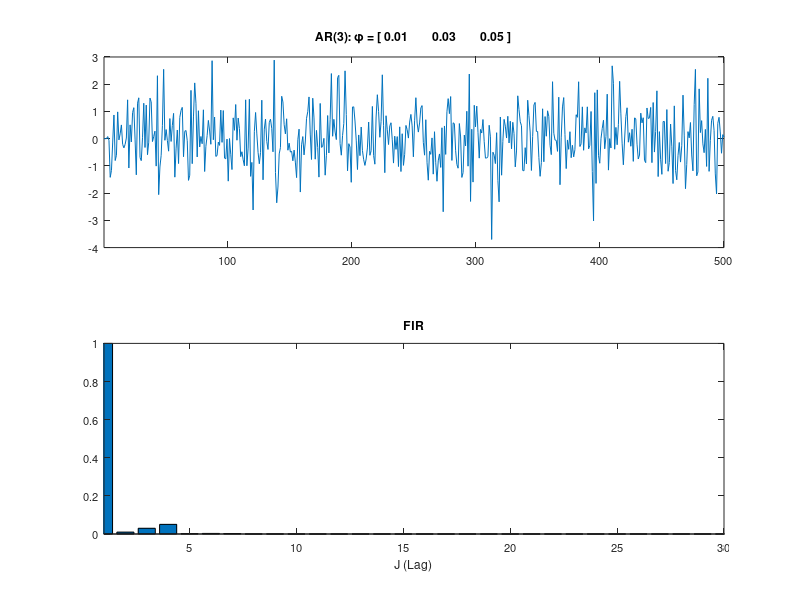

Write the MATLAB code that produced this figure.
% Programa que grafica la FIR, FAS y FAP de un AR(p)
% Elaborado por: Juan Tenorio 
% Referencia: Hamilton J. (1994) Time Series Analysis pp. 155

clc; clear;

%%%%%%%%%%%%%%%% Proceso AR 
c     = 0;
phi   = [0.01 0.03 0.05];
sigma = 1;
T     = 500;
yinic = [0 0 0];
J     = 30;

p = length(yinic);
w = sigma*randn(T,1);
y = zeros(T,1);
y(1:p) = yinic(:);
for t = p+1:T
  y(t) = c + phi(:)'*y(t-1:-1:t-p) + w(t);
end

%%%%%%%%%%%%%%%% Calculo de la FIR

% Orden de la EeD
p = length(phi);

% Matriz F
F = [ phi(:)' ; ...
      eye(p-1) zeros(p-1,1)];

% Valores propios
L = eig(F);

% Obtencion de los coeficientes c (Proposición 1.2)
p = length(L);
c = zeros(p,1);
for ii=1:p
    den = 1;
    for kk=1:p
        if kk~=ii
            den = den*( L(ii) - L(kk) );
        end
    end
    c(ii) = L(ii)^(p-1)/den;
end

% Calculo de la FIR (funcion impulso respuesta o multiplicador dinamico)
IRF = zeros(J+1,1);
for jj = 0:J
    IRF(jj+1) = c.'*L.^jj;
end


%%%%%%% Graficas

subplot(2, 1, 1); plot( y );
strphi = num2str(phi(1));
for k=2:length(phi)
   strphi = [strphi ', ' num2str(phi(k))];
end
title(['AR(' num2str(p) '): \phi = [ ' num2str(phi) ' ]' ]);
xlim([1 T]);
set(gca, 'FontSize', 8);


subplot(2,1,2); bar( IRF );
xlim([1 J]);
title('FIR');
set(gca, 'FontSize', 8);
xlabel('J (Lag)');
